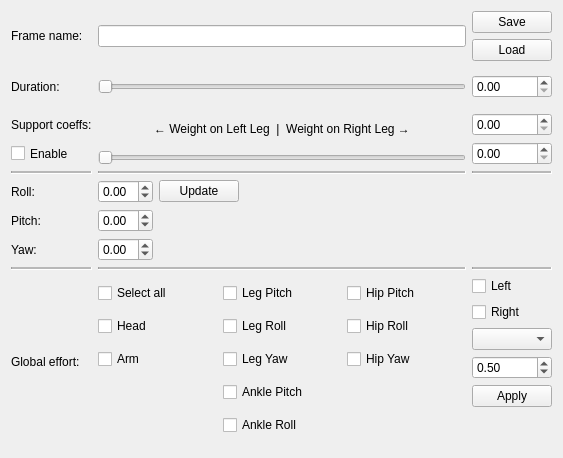
<?xml version="1.0" encoding="UTF-8"?>
<ui version="4.0">
 <class>FrameView</class>
 <widget class="QWidget" name="FrameView">
  <property name="geometry">
   <rect>
    <x>0</x>
    <y>0</y>
    <width>563</width>
    <height>458</height>
   </rect>
  </property>
  <property name="windowTitle">
   <string>Form</string>
  </property>
  <layout class="QGridLayout" name="gridLayout">
   <item row="1" column="0">
    <layout class="QGridLayout" name="gridLayout_2">
     <item row="2" column="0">
      <layout class="QVBoxLayout" name="supportLayout1">
       <item>
        <widget class="QLabel" name="label_4">
         <property name="sizePolicy">
          <sizepolicy hsizetype="Minimum" vsizetype="Expanding">
           <horstretch>0</horstretch>
           <verstretch>0</verstretch>
          </sizepolicy>
         </property>
         <property name="text">
          <string>Support coeffs:</string>
         </property>
        </widget>
       </item>
       <item>
        <widget class="QCheckBox" name="supportEnableBox">
         <property name="sizePolicy">
          <sizepolicy hsizetype="Minimum" vsizetype="Expanding">
           <horstretch>0</horstretch>
           <verstretch>0</verstretch>
          </sizepolicy>
         </property>
         <property name="text">
          <string>Enable</string>
         </property>
        </widget>
       </item>
       <item>
        <widget class="QFrame" name="frame">
         <property name="frameShape">
          <enum>QFrame::HLine</enum>
         </property>
         <property name="frameShadow">
          <enum>QFrame::Sunken</enum>
         </property>
         <property name="midLineWidth">
          <number>2</number>
         </property>
        </widget>
       </item>
      </layout>
     </item>
     <item row="0" column="0">
      <widget class="QLabel" name="label">
       <property name="sizePolicy">
        <sizepolicy hsizetype="Minimum" vsizetype="Expanding">
         <horstretch>0</horstretch>
         <verstretch>0</verstretch>
        </sizepolicy>
       </property>
       <property name="text">
        <string>Frame name:</string>
       </property>
      </widget>
     </item>
     <item row="1" column="0">
      <widget class="QLabel" name="label_2">
       <property name="sizePolicy">
        <sizepolicy hsizetype="Minimum" vsizetype="Expanding">
         <horstretch>0</horstretch>
         <verstretch>0</verstretch>
        </sizepolicy>
       </property>
       <property name="text">
        <string>Duration:</string>
       </property>
      </widget>
     </item>
     <item row="1" column="1">
      <widget class="QSlider" name="durationSlider">
       <property name="maximum">
        <number>1000</number>
       </property>
       <property name="orientation">
        <enum>Qt::Horizontal</enum>
       </property>
      </widget>
     </item>
     <item row="1" column="2">
      <widget class="QDoubleSpinBox" name="durationSpin">
       <property name="maximum">
        <double>10.000000000000000</double>
       </property>
       <property name="singleStep">
        <double>0.010000000000000</double>
       </property>
      </widget>
     </item>
     <item row="5" column="2">
      <layout class="QVBoxLayout" name="leftRightLayout">
       <item>
        <widget class="QCheckBox" name="leftBox">
         <property name="text">
          <string>Left</string>
         </property>
        </widget>
       </item>
       <item>
        <widget class="QCheckBox" name="rightBox">
         <property name="text">
          <string>Right</string>
         </property>
        </widget>
       </item>
       <item>
        <widget class="QComboBox" name="allFrameBox">
         <property name="sizePolicy">
          <sizepolicy hsizetype="Preferred" vsizetype="Fixed">
           <horstretch>0</horstretch>
           <verstretch>0</verstretch>
          </sizepolicy>
         </property>
         <property name="sizeAdjustPolicy">
          <enum>QComboBox::AdjustToContents</enum>
         </property>
        </widget>
       </item>
       <item>
        <widget class="QDoubleSpinBox" name="effortSpin">
         <property name="maximum">
          <double>100.000000000000000</double>
         </property>
         <property name="singleStep">
          <double>0.050000000000000</double>
         </property>
         <property name="value">
          <double>0.500000000000000</double>
         </property>
        </widget>
       </item>
       <item>
        <widget class="QPushButton" name="applyButton">
         <property name="text">
          <string>Apply</string>
         </property>
        </widget>
       </item>
       <item>
        <spacer name="verticalSpacer">
         <property name="orientation">
          <enum>Qt::Vertical</enum>
         </property>
         <property name="sizeHint" stdset="0">
          <size>
           <width>20</width>
           <height>40</height>
          </size>
         </property>
        </spacer>
       </item>
      </layout>
     </item>
     <item row="5" column="0">
      <widget class="QLabel" name="label_3">
       <property name="sizePolicy">
        <sizepolicy hsizetype="Minimum" vsizetype="Expanding">
         <horstretch>0</horstretch>
         <verstretch>0</verstretch>
        </sizepolicy>
       </property>
       <property name="text">
        <string>Global effort:</string>
       </property>
      </widget>
     </item>
     <item row="0" column="1">
      <widget class="QLineEdit" name="nameEdit"/>
     </item>
     <item row="0" column="2">
      <layout class="QVBoxLayout" name="saveLoadLayout">
       <item>
        <widget class="QPushButton" name="saveButton">
         <property name="text">
          <string>Save</string>
         </property>
        </widget>
       </item>
       <item>
        <widget class="QPushButton" name="loadButton">
         <property name="text">
          <string>Load</string>
         </property>
        </widget>
       </item>
      </layout>
     </item>
     <item row="2" column="1">
      <layout class="QGridLayout" name="supportLayout2">
       <item row="1" column="0">
        <widget class="QSlider" name="supportSlider">
         <property name="maximum">
          <number>100</number>
         </property>
         <property name="orientation">
          <enum>Qt::Horizontal</enum>
         </property>
        </widget>
       </item>
       <item row="0" column="0">
        <widget class="QLabel" name="label_5">
         <property name="text">
          <string>← Weight on Left Leg  |  Weight on Right Leg →</string>
         </property>
         <property name="alignment">
          <set>Qt::AlignCenter</set>
         </property>
        </widget>
       </item>
       <item row="2" column="0">
        <widget class="QFrame" name="frame_2">
         <property name="frameShape">
          <enum>QFrame::HLine</enum>
         </property>
         <property name="frameShadow">
          <enum>QFrame::Sunken</enum>
         </property>
         <property name="midLineWidth">
          <number>2</number>
         </property>
        </widget>
       </item>
      </layout>
     </item>
     <item row="4" column="0">
      <widget class="QFrame" name="frame_4">
       <property name="sizePolicy">
        <sizepolicy hsizetype="Minimum" vsizetype="Fixed">
         <horstretch>0</horstretch>
         <verstretch>0</verstretch>
        </sizepolicy>
       </property>
       <property name="frameShape">
        <enum>QFrame::HLine</enum>
       </property>
       <property name="frameShadow">
        <enum>QFrame::Sunken</enum>
       </property>
       <property name="midLineWidth">
        <number>2</number>
       </property>
      </widget>
     </item>
     <item row="2" column="2">
      <layout class="QVBoxLayout" name="supportLayout3">
       <item>
        <widget class="QDoubleSpinBox" name="supportLeftSpin">
         <property name="maximum">
          <double>1.000000000000000</double>
         </property>
         <property name="singleStep">
          <double>0.050000000000000</double>
         </property>
        </widget>
       </item>
       <item>
        <widget class="QDoubleSpinBox" name="supportRightSpin">
         <property name="maximum">
          <double>1.000000000000000</double>
         </property>
         <property name="singleStep">
          <double>0.050000000000000</double>
         </property>
        </widget>
       </item>
       <item>
        <widget class="QFrame" name="frame_3">
         <property name="frameShape">
          <enum>QFrame::HLine</enum>
         </property>
         <property name="frameShadow">
          <enum>QFrame::Sunken</enum>
         </property>
         <property name="midLineWidth">
          <number>2</number>
         </property>
        </widget>
       </item>
      </layout>
     </item>
     <item row="4" column="1">
      <widget class="QFrame" name="frame_5">
       <property name="sizePolicy">
        <sizepolicy hsizetype="Expanding" vsizetype="Fixed">
         <horstretch>0</horstretch>
         <verstretch>0</verstretch>
        </sizepolicy>
       </property>
       <property name="frameShape">
        <enum>QFrame::HLine</enum>
       </property>
       <property name="frameShadow">
        <enum>QFrame::Sunken</enum>
       </property>
       <property name="midLineWidth">
        <number>2</number>
       </property>
      </widget>
     </item>
     <item row="4" column="2">
      <widget class="QFrame" name="frame_6">
       <property name="sizePolicy">
        <sizepolicy hsizetype="Minimum" vsizetype="Fixed">
         <horstretch>0</horstretch>
         <verstretch>0</verstretch>
        </sizepolicy>
       </property>
       <property name="frameShape">
        <enum>QFrame::HLine</enum>
       </property>
       <property name="frameShadow">
        <enum>QFrame::Sunken</enum>
       </property>
       <property name="midLineWidth">
        <number>2</number>
       </property>
      </widget>
     </item>
     <item row="5" column="1">
      <layout class="QGridLayout" name="jointsLayout">
       <item row="1" column="0">
        <widget class="QCheckBox" name="headBox">
         <property name="text">
          <string>Head</string>
         </property>
        </widget>
       </item>
       <item row="2" column="1">
        <widget class="QCheckBox" name="legYawBox">
         <property name="text">
          <string>Leg Yaw</string>
         </property>
        </widget>
       </item>
       <item row="0" column="1">
        <widget class="QCheckBox" name="legPitchBox">
         <property name="text">
          <string>Leg Pitch</string>
         </property>
        </widget>
       </item>
       <item row="3" column="1">
        <widget class="QCheckBox" name="anklePitchBox">
         <property name="text">
          <string>Ankle Pitch</string>
         </property>
        </widget>
       </item>
       <item row="1" column="1">
        <widget class="QCheckBox" name="legRollBox">
         <property name="text">
          <string>Leg Roll</string>
         </property>
        </widget>
       </item>
       <item row="4" column="1">
        <widget class="QCheckBox" name="ankleRollBox">
         <property name="text">
          <string>Ankle Roll</string>
         </property>
        </widget>
       </item>
       <item row="2" column="0">
        <widget class="QCheckBox" name="armBox">
         <property name="text">
          <string>Arm</string>
         </property>
        </widget>
       </item>
       <item row="0" column="0">
        <widget class="QCheckBox" name="allBox">
         <property name="text">
          <string>Select all</string>
         </property>
        </widget>
       </item>
       <item row="0" column="2">
        <widget class="QCheckBox" name="hipPitchBox">
         <property name="text">
          <string>Hip Pitch</string>
         </property>
        </widget>
       </item>
       <item row="1" column="2">
        <widget class="QCheckBox" name="hipRollBox">
         <property name="text">
          <string>Hip Roll</string>
         </property>
        </widget>
       </item>
       <item row="2" column="2">
        <widget class="QCheckBox" name="hipYawBox">
         <property name="text">
          <string>Hip Yaw</string>
         </property>
        </widget>
       </item>
      </layout>
     </item>
     <item row="3" column="0">
      <layout class="QGridLayout" name="rollPitchLabelLayout">
       <item row="0" column="0">
        <widget class="QLabel" name="label_6">
         <property name="text">
          <string>Roll:</string>
         </property>
        </widget>
       </item>
       <item row="1" column="0">
        <widget class="QLabel" name="label_7">
         <property name="text">
          <string>Pitch:</string>
         </property>
        </widget>
       </item>
       <item row="2" column="0">
        <widget class="QLabel" name="label_8">
         <property name="text">
          <string>Yaw:</string>
         </property>
        </widget>
       </item>
      </layout>
     </item>
     <item row="3" column="1">
      <layout class="QGridLayout" name="gridLayout_4">
       <item row="0" column="0">
        <widget class="QDoubleSpinBox" name="rollSpin">
         <property name="sizePolicy">
          <sizepolicy hsizetype="Fixed" vsizetype="Fixed">
           <horstretch>0</horstretch>
           <verstretch>0</verstretch>
          </sizepolicy>
         </property>
         <property name="minimum">
          <double>-3.140000000000000</double>
         </property>
         <property name="maximum">
          <double>3.140000000000000</double>
         </property>
         <property name="singleStep">
          <double>0.010000000000000</double>
         </property>
         <property name="value">
          <double>0.000000000000000</double>
         </property>
        </widget>
       </item>
       <item row="1" column="0">
        <widget class="QDoubleSpinBox" name="pitchSpin">
         <property name="minimum">
          <double>-3.140000000000000</double>
         </property>
         <property name="maximum">
          <double>3.140000000000000</double>
         </property>
         <property name="singleStep">
          <double>0.010000000000000</double>
         </property>
        </widget>
       </item>
       <item row="0" column="2">
        <spacer name="horizontalSpacer">
         <property name="orientation">
          <enum>Qt::Horizontal</enum>
         </property>
         <property name="sizeHint" stdset="0">
          <size>
           <width>40</width>
           <height>20</height>
          </size>
         </property>
        </spacer>
       </item>
       <item row="2" column="0">
        <widget class="QDoubleSpinBox" name="yawSpin">
         <property name="minimum">
          <double>-3.140000000000000</double>
         </property>
         <property name="maximum">
          <double>3.140000000000000</double>
         </property>
         <property name="singleStep">
          <double>0.010000000000000</double>
         </property>
        </widget>
       </item>
       <item row="0" column="1">
        <widget class="QPushButton" name="updateRollPitchYawButton">
         <property name="text">
          <string>Update</string>
         </property>
        </widget>
       </item>
      </layout>
     </item>
    </layout>
   </item>
  </layout>
 </widget>
 <resources/>
 <connections/>
</ui>
